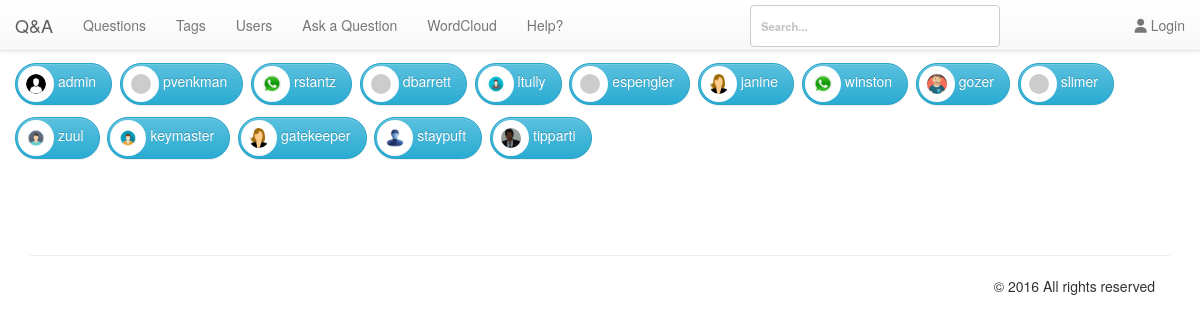
The page /pages/users.php on the database its author committed.
### tables this page shows
CREATE TABLE `qa_blobs` (
  `blobid` bigint(20) UNSIGNED NOT NULL,
  `filename` varchar(255) DEFAULT NULL,
  `userid` int(10) UNSIGNED NOT NULL,
  `gravatar` tinyint(1) NOT NULL,
  `created` datetime DEFAULT NULL
);

CREATE TABLE `qa_users` (
  `userid` int(10) UNSIGNED NOT NULL,
  `created` datetime NOT NULL,
  `email` varchar(80) NOT NULL,
  `handle` varchar(20) NOT NULL,
  `avatarblobid` bigint(20) UNSIGNED DEFAULT NULL,
  `avatarwidth` smallint(5) UNSIGNED DEFAULT NULL,
  `avatarheight` smallint(5) UNSIGNED DEFAULT NULL,
  `passcheck` text,
  `loggedin` datetime NOT NULL
);

### db/db.php (called while the page is built, shortened)
<?php
class Db {
	protected static $connection;
	public function connect() {
		if(!isset(self::$connection)) {
			self::$connection = new mysqli('localhost','admin','M0n@rch$','cs518');
		}
		return self::$connection;
	}
	public function query($query) {
		$connection = $this -> connect();
		$result = $connection -> query($query);
		return $result;
	}
	public function select($query) {
		$rows = array();
		$result = $this -> query($query);
		while ($row = $result -> fetch_assoc()) {
			$rows[] = $row;
		}
		return $rows;
	}
}

### pages/users.php (the view, shortened to what this page needs)
<?php
include ("header.php");
include ("navbar.php");
include_once $_SERVER['DOCUMENT_ROOT'].'/db/db.php';
$connection = new Db();
$bbcode = new BBCode;
$cloud = new WordCloud();
$handle = $connection -> quote($_GET['handle']);
if (isset($_GET['handle'])):
$sql = $connection -> select("SELECT `avatarblobid`,`filename`,`qa_users`.`created`,`qa_users`.`handle`, `gravatar` FROM `qa_users` INNER JOIN `qa_blobs` ON `qa_users`.`avatarblobid` = `qa_blobs`.`blobid` WHERE `qa_users`.`handle`=".$handle.";");
$created;
$points = $connection -> select("SELECT * FROM `qa_userpoints` INNER JOIN `qa_users` ON `qa_users`.`userid` = `qa_userpoints`.`userid` WHERE `handle`=".$handle." ORDER BY `points` DESC;");
$totalpoints;
$qposts;
$aposts;
$qvoteds;
$avoteds;
$upvoteds;
$downvoteds;
foreach ($points as $key => $value) {
  $totalpoints = $value['points'];
  $qposts = $value['qposts'];
  $aposts = $value['aposts'];
  $qvoteds = $value['qvoteds'];
  $avoteds = $value['avoteds'];
  $upvoteds = $value['upvoteds'];
  $downvoteds = $value['downvoteds'];
}
?>
<div class="container">
  <div class="row">
    <div class="col-md-4 col-md-offset-4">
      <div class="alert alert-danger fade in hidden" id="error">
      </div>
    </div>
  </div>
    <div class="row clearfix well">
		<div class="col-md-2 column">
      <?php
      foreach ($sql as $key => $value) {
        $created = $value['created'];
        if ($value['gravatar'] == 0) {
          $pic =	"<img src='/img/uploads/".$value['filename']."' class='img-thumbnail' title='".$value['handle']."'/>";
        } else {
          $pic =	"<img src='".$value['filename']."' class='img-thumbnail' style='width:158px;height:158px;' title='".$value['handle']."'/>";
        }
        echo $pic;
      }
    ?>
        <div id="output"></div>
		</div>
		<div class="col-md-5">
			<blockquote>
				<p>
<?php echo $_GET['handle']; ?>
            </p> <small>Score: 	<?php echo $totalpoints; ?> points (ranked #3)</small>
			</blockquote>
		</div>
	</div>
	<div class="row clearfix">
		<div class="col-md-12 column">
			<div class="tabbable" id="tabs-444468">
				<ul class="nav nav-tabs">
					<li class="active">
						<a href="#panel-200304" data-toggle="tab">About</a>
					</li>
					<li>
						<a href="#panel-567647" data-toggle="tab">Recent Activity</a>
					</li>
          <li>
						<a href="#panel-567649" data-toggle="tab">All Questions</a>
					</li>
          <li>
						<a href="#panel-5676450" data-toggle="tab">All Answers</a>
					</li>
          <li>
            <a href="#starcloud" data-toggle="tab"><i class="fa fa-star-o" aria-hidden="true"></i> Star</a></a>
          </li>
				</ul>
				<div class="tab-content">
					<div class="tab-pane active" id="panel-200304">
            <br/>
						 <div class="row">
                			<div class="col-md-12 column">
                        <div class="col-md-6">
                          <div class="panel panel-info">
                            <div class="panel-heading">User Information</div>
                            <div class="panel-body"><div class="col-md-3">
                              Member for:
                            </div>
                            <div class="col-md-6">
                              <strong><?php
                              $dt = new DateTime($created);
                               $dt->format('F d');
                              echo time_elapsed_string($created)." ( since ".$dt->format('F d')." )"; ?> </strong>
                            </div></div>
                            <div class="panel-body"><div class="col-md-3">
                              Type:
                            </div><div class="col-md-6">
                              <?php
                              $retVal = ($_GET['handle'] == 'admin') ? "Super Administartor" : "Registered user" ;
                              echo $retVal;
                              ?>
                            </div>
                          </div><?php if ($_GET['handle'] == 'admin') { ?>
                            <div class="panel-body"><div class="col-md-3">
                              Extra privileges:
                            </div><div class="col-md-6">
                              Editing any question<br />
Editing any answer<br />
Editing posts silently<br />
Closing any question<br />
Selecting answer for any question<br />
Viewing who voted or flagged posts<br />
Approving or rejecting posts<br />
Hiding or showing any post<br />
Deleting hidden posts<br />
                            </div>
                          </div><?php  } ?>
                          </div>
                        </div>
                        <div class="col-md-6">
                          <div class="panel panel-info">
                               <div class="panel-heading">Activity <strong><?php echo $_GET['handle'];?></strong></div>
                               <div class="panel-body"><div class="col-md-3">
                                 Score:
                               </div>
                               <div class="col-md-6">
                                 <strong><?php echo $totalpoints; ?>  </strong>
                               </div>
                             </div>
                             <div class="panel-body"><div class="col-md-3">
                               Questions:
                             </div>
                             <div class="col-md-6">
                               <strong><?php echo $qposts; ?>  </strong>
                             </div>
                           </div>
                           <div class="panel-body"><div class="col-md-3">
                             Answers:
                           </div>
                           <div class="col-md-6">
                             <strong><?php echo $aposts; ?> </strong>
                           </div>
                         </div>
                         <div class="panel-body"><div class="col-md-3">
                            Voted on:
                         </div>
                         <div class="col-md-6">
                           <strong><?php echo $qvoteds; ?> </strong> question, <strong> <?php echo $avoteds; ?></strong> answers
                         </div>
                       </div>
                       <div class="panel-body"><div class="col-md-3">
                         Gave out:
                       </div>
                       <div class="col-md-6">
                         <strong><?php echo $upvoteds; ?> </strong> up votes, <strong> <?php echo $downvoteds; ?></strong> down votes
                       </div>
                     </div>
                             </div>
                        </div>
            				</div>
            			</div>
					</div>
          <div class="tab-pane" id="panel-567647">
            <div class="row">
              <div class="panel-body">
                      <table class="table table-striped table-hover">
                                <thead>
                                  <tr>
                                    <th>All Posts</th>
                                    <th>Votes</th>
                                  </tr>
                                </thead>
                                <tbody>
                                  <?php $all = $connection -> select("SELECT *,`qa_posts`.`created` as pdate FROM `qa_posts` INNER JOIN `qa_users` ON `qa_posts`.`userid` = `qa_users`.`userid` WHERE `handle`=".$handle." ORDER BY `qa_posts`.`created` DESC;");
                                   foreach ($all as $key => $value) {?>
                                     <tr>
                                       <td><a href="/pages/questions.php?qa=<?php
                                       if ($value['type'] == 'A') {
                                          echo $value['parentid'];
                                       }else {
                                       echo $value['postid'];}
                                       ?>"><?php
                                       if ($value['title'] == NULL) {
                                        echo html_entity_decode($bbcode->Parse($value['content']));
                                       }else{
                                       echo html_entity_decode($bbcode->Parse($value['title']));} ?>
                                                   </a></td>
                                                   <td><?php echo $value['netvotes']; ?></td>
                                                 </tr>
                                    <?php }
                                    ?>
                                </tbody>
                              </table>
    </div>
  </div>
          </div>
          <div class="tab-pane" id="panel-567649">
            <div class="row">
              <div class="panel-body">
                      <table class="table table-striped table-hover">
                                <thead>
                                  <tr>
                                    <th>All Posts</th>
                                    <th>Votes</th>
                                  </tr>
                                </thead>
                                <tbody>
                                  <?php $all = $connection -> select("SELECT * ,`qa_posts`.`created` as pdate FROM `qa_posts` INNER JOIN `qa_users` ON `qa_posts`.`userid` = `qa_users`.`userid` WHERE `handle`=".$handle." AND `type`= 'Q' ORDER BY `qa_posts`.`created` DESC;");
                                   foreach ($all as $key => $value) {?>
                                     <tr>
                                       <td><a href="/pages/questions.php?qa=<?php echo $value['postid']; ?>"><?php echo html_entity_decode($bbcode->Parse($value['title'])); ?>
                                                   </a></td>
                                                   <td><?php echo $value['netvotes'];  ?></td>
                                                 </tr>
                                    <?php }
                                    ?>
                                </tbody>
                              </table>
    </div>
  </div>
          </div>
          <div class="tab-pane" id="panel-5676450">
            <div class="row">
              <div class="panel-body">
                      <table class="table table-striped table-hover">
                                <thead>
                                  <tr>
                                    <th>All Posts</th>
                                    <th>Votes</th>
                                  </tr>
                                </thead>
                                <tbody>
                                  <?php $all = $connection -> select("SELECT *,`qa_posts`.`created` as pdate FROM `qa_posts` INNER JOIN `qa_users` ON `qa_posts`.`userid` = `qa_users`.`userid` WHERE `type`='A' AND `handle`=".$handle." ORDER BY `qa_posts`.`created` DESC;");
                                   foreach ($all as $key => $value) {?>
                                     <tr>
                                       <td><a href="/pages/questions.php?qa=<?php echo $value['parentid']; ?>"><?php echo html_entity_decode($bbcode->Parse($value['content'])); ?>
                                                   </a></td>
                                                   <td><?php echo $value['netvotes'];  ?></td>
                                                 </tr>
                                    <?php }
                                    ?>
                                </tbody>
                              </table>
    </div>
  </div>
          </div>
          <div class="tab-pane wordcloud" id="starcloud">
              <?php
              $sql = $connection -> select("SELECT count(`userid`) AS count FROM `qa_users`;");
              $count;
              foreach ($sql as $key => $value) {
                $count = $value['count'];
              }
              $counts2 = [];
              $counts3 = [];
              $sql = $connection -> select("SELECT * FROM `qa_posts` LEFT JOIN `qa_users` ON `qa_users`.`userid` = `qa_posts`.`userid`  WHERE `type` = 'Q' AND `handle`=".$handle.";");
              foreach ($sql as $key => $value) {
                $counts2 = $cloud -> array_merge_recursive_numeric($cloud -> wordcount($value['content']));
              }
              $sql = $connection -> select("SELECT * FROM `qa_posts` LEFT JOIN `qa_users` ON `qa_users`.`userid` = `qa_posts`.`userid` WHERE `type` = 'A' AND `handle`=".$handle.";");
              foreach ($sql as $key => $value) {
                $counts3 = $cloud -> array_merge_recursive_numeric($cloud -> wordcount($value['content']));
              }
              $result = array_merge($counts2, $counts3);
              $cld = $cloud -> cleanup_wordcounts($result);
              foreach ($result as $key => $value){ ?>
                <span data-weight="<?php echo $value;?>"><a href="/pages/word.php?word=<?php echo $key;?>"> <?php echo $key;?> </a> </span>
              <?php } ?>
					</div>
          </div>
  </div>
</div>
        </div>
				</div>
			</div>
		</div>
	</div>
</div>
<script type="text/javascript">
var config = {
       "size" : {
           "grid" : 12,
           "factor": 45,
           "normalize": true
       },
       "options" : {
          "color" : "random-dark",
           "rotationRatio" : 0.5,
          "printMultiplier" : 3,
       },
       "font" : "Pacifico, Helvetica, sans-serif",
       "shape" : "star"
   }
    $( "#starcloud" ).awesomeCloud( config );
    </script>
<?php else:
  $users = '';
  $sql = $connection -> select("SELECT `avatarblobid`,`filename`,`qa_users`.`created`,`qa_users`.`handle`, `gravatar` FROM `qa_users` INNER JOIN `qa_blobs` ON `qa_users`.`avatarblobid` = `qa_blobs`.`blobid` ;");
  foreach ($sql as $key => $value) {
    if ($value['gravatar'] == 0) {
      $pic =	"<img src='/img/uploads/".$value['filename']."' class='glyphicon btn-glyphicon img-circle' style='width:36px;height:36px;' title='".$value['handle']."'/>";
    } else {
      $pic =	"<img src='".$value['filename']."' class='glyphicon btn-glyphicon img-circle' style='width:36px;height:36px;' title='".$value['handle']."'/>";
    }
    $users = $users.'<a class="btn icon-btn btn-info" href="/pages/users.php?handle='.$value['handle'].'" style="margin-bottom:12px;">'.$pic.$value['handle'].'</a>&nbsp;&nbsp;';
  }
  ?>
<div class="container">
  <div class="row">
<?php echo $users;?>
  </div>
</div>
<?php endif;
include 'footer.php';
 ?>

### css/style.css (style rules this page uses)
div.container a { text-decoration: none; }
.img-circle { border-radius: 20%; }
.img-circle { border-radius: 0; }
div.container { margin-top: 4.5em !important; }
.btn-glyphicon { padding:8px; background:#ffffff; margin-right:4px; }
.btn.icon-btn { padding: 1px 15px 3px 2px; border-radius:50px; }

### css/demo.css (style rules this page uses)
*, *:after, *:before { -webkit-box-sizing: border-box; box-sizing: border-box; }
body { background: #c1c1c1 url(../img/unsplash.jpg) no-repeat center bottom; color: #fff; font-size: 1em; font-family: 'Raleway', Arial, sans-serif; min-height: 500px; }
a { color: #fff; text-decoration: none; outline: none; }

### css/component.css (style rules this page uses)
html, body { height: 100%; }
body { overflow-x: hidden; overflow-y: scroll; }

### rows shown on the page
qa_blobs: filename (picture)
qa_users: handle "admin"
qa_users: handle "pvenkman"
qa_blobs: filename (picture)
qa_users: handle "rstantz"
qa_users: handle "dbarrett"
qa_blobs: filename (picture)
qa_users: handle "ltully"
qa_users: handle "espengler"
qa_blobs: filename (picture)
qa_users: handle "janine"
qa_blobs: filename (picture)
qa_users: handle "winston"
qa_blobs: filename (picture)
qa_users: handle "gozer"
qa_users: handle "slimer"
qa_blobs: filename (picture)
qa_users: handle "zuul"
qa_blobs: filename (picture)
qa_users: handle "keymaster"
qa_blobs: filename (picture)
qa_users: handle "gatekeeper"
qa_blobs: filename (picture)
qa_users: handle "staypuft"
qa_blobs: filename (picture)
qa_users: handle "tipparti"
